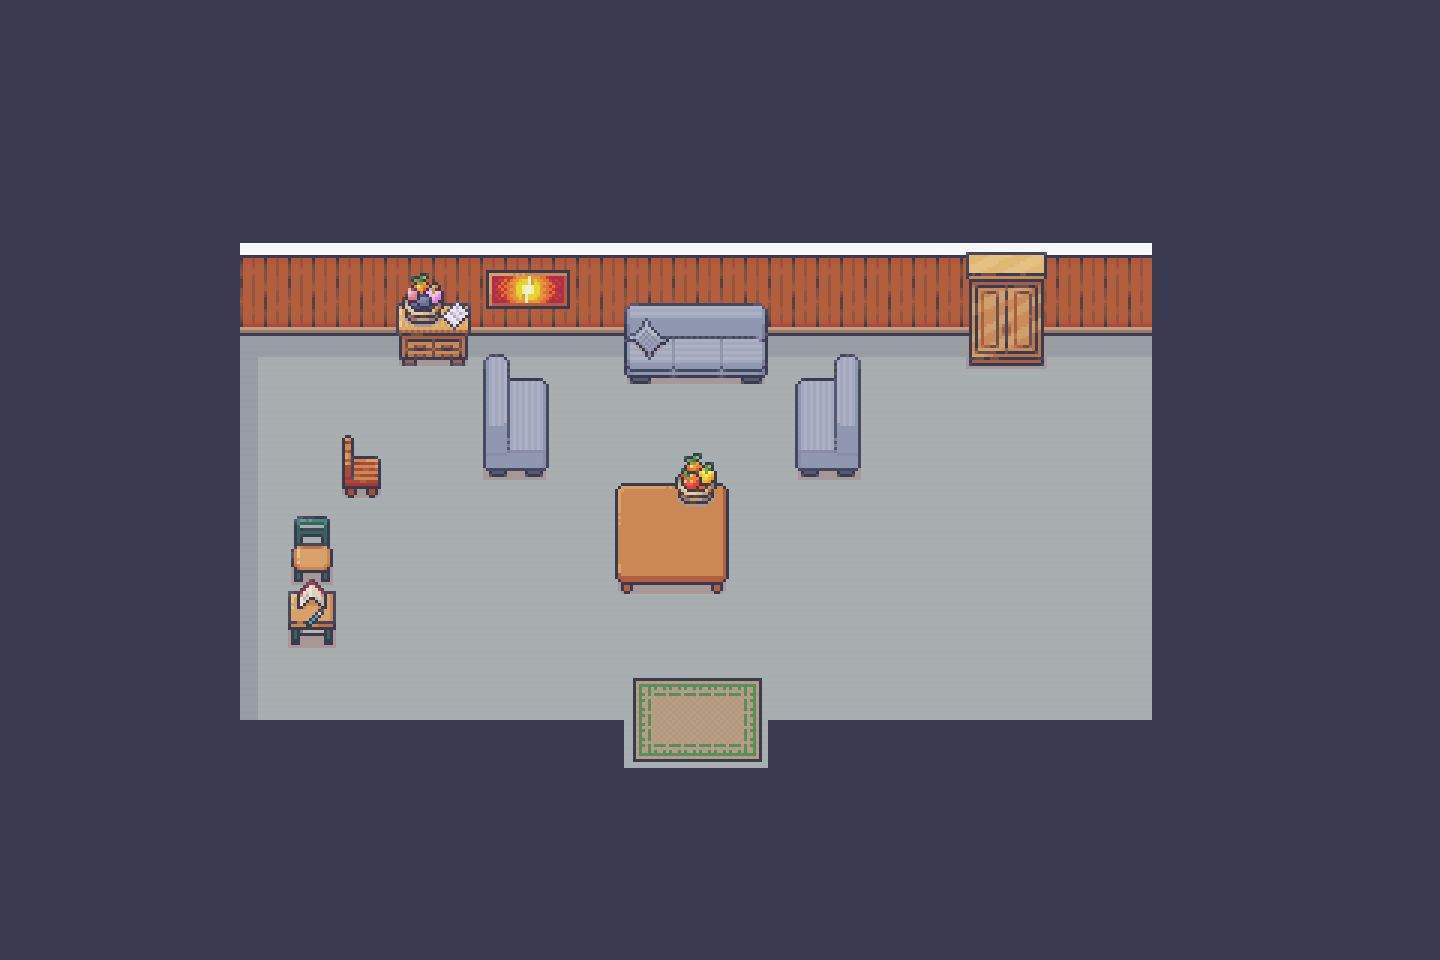

The image is a tile-based game level rendered from a .tmx file. Its description and source (layers, tilesets, objects; grid data summarised) follow:
An orthogonal 30x20 tile map with 48x48 px tiles, 5 tile layers (floor, rug, furnitures, more_furnitures, ...), 2 tilesets and 19 objects (14x collision, move, from_exterior, player, alisa, ...).

<map version="1.10" tiledversion="1.11.2" orientation="orthogonal" renderorder="right-down" width="30" height="20" tilewidth="48" tileheight="48" infinite="0" nextlayerid="21" nextobjectid="99">
 <tileset firstgid="1" source="base.tsx" />
 <tileset firstgid="169" source="object.tsx" />
 <layer id="1" name="floor" class="background" width="30" height="20">
  <data>[600 cells, 600 non-empty, 7 distinct tile ids]</data>
 </layer>
 <layer id="13" name="rug" class="background" width="30" height="20">
  <data>[600 cells, 6 non-empty, 6 distinct tile ids]</data>
 </layer>
 <layer id="5" name="furnitures" class="foreground" width="30" height="20">
  <data>[600 cells, 458 non-empty, 52 distinct tile ids]</data>
 </layer>
 <layer id="6" name="more_furnitures" class="foreground" width="30" height="20">
  <data>[600 cells, 416 non-empty, 7 distinct tile ids]</data>
 </layer>
 <layer id="19" name="roof" class="above_character" width="30" height="20">
  <data>[600 cells, 407 non-empty, 1 distinct tile ids]</data>
 </layer>
 <objectgroup id="12" name="object">
  <object id="55" name="to_exterior" type="move" x="625.167" y="754.167" width="136.667" height="28.1667">
   <properties>
    <property name="file" type="file" value="exterior.tmx" />
   </properties>
  </object>
  <object id="75" name="from_exterior" x="749.333" y="625.333">
   <point />
  </object>
  <object id="82" name="player" x="452.667" y="559.333">
   <point />
  </object>
  <object id="95" name="alisa" x="1016.67" y="386">
   <polygon points="0,0 -174,118.667 92.6667,146" />
  </object>
  <object id="98" name="david" x="577" y="446">
   <polyline points="0.666667,-1.33333 -172,203.333 17.3333,234" />
  </object>
 </objectgroup>
 <objectgroup id="20" name="collision">
  <object id="59" type="collision" x="205.667" y="203.667" width="1033" height="118" />
  <object id="60" type="collision" x="1157" y="79" width="130" height="724" />
  <object id="61" type="collision" x="771" y="724" width="459" height="207" />
  <object id="62" type="collision" x="548" y="773" width="363" height="101" />
  <object id="65" type="collision" x="174" y="724" width="446" height="174" />
  <object id="66" type="collision" x="-16" y="165" width="254" height="707" />
  <object id="67" type="collision" x="291" y="601" width="41.5" height="30.1667" />
  <object id="68" type="collision" x="292.5" y="544.5" width="38.5" height="23.5" />
  <object id="69" type="collision" x="347.5" y="456" width="28" height="30.5" />
  <object id="70" type="collision" x="399.5" y="287.5" width="68" height="57.5" />
  <object id="71" type="collision" x="488.5" y="382" width="54" height="81" />
  <object id="72" type="collision" x="802.5" y="380" width="52" height="80" />
  <object id="73" type="collision" x="627.5" y="315.5" width="139.5" height="42.5" />
  <object id="74" type="collision" x="972" y="314.5" width="68" height="25.5" />
 </objectgroup>
</map>
